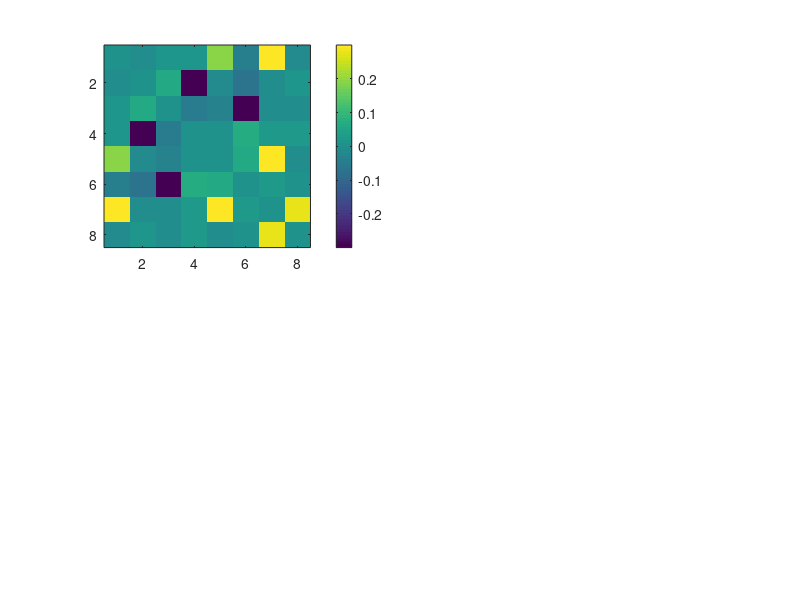

Source code (MATLAB): (Note: this script raises an error after producing the figure.)
%% This function generates the flouresence traces used as observations in the simulation study (Section 5.1).

% Outputs:
    % Y:                    the ensemble of flouresence observations (time_frames * neurons * trials)
    % alpha:                the state transition parameter (scalar)
    % mu_x:                 true mean of the latent process (1 * neurons)
    % Sigma_w:              the noise covariance of the observations (neurons * neurons)
    % true_covariance:      ground truth noise covariance of the latent noise process (neurons * neurons)
    % oracle_covariance:    the oracle estimate of the latent noise process (neurons * neurons)
    % avg_spiking_rate:     average spiking rate of the neurons under consideration (neurons * 1)
    % A:                    the scale matrix of the observations (neurons * neurons)
    % s:                    stimulus (lags * time_frames)
    % D:                    the true weight matrix of the stimulus (neurons * lags)
    % spikes:               ground truth spikes (time_frames * neurons * trials)
    
function [Y, alpha, mu_x, Sigma_w, true_covariance, avg_spiking_rate, A, s, D, spikes] = generate_signals()
%% Initilizing parameters 

K = 5000; % total number of time frames
N = 8; % number of neurons considered for the analysis
L = 20; % number of trials per neuron
alpha = 0.98; % state transition parameter
mu_x = -4.5 * ones(1,N); % mean of the latent process, set to a negative value to generate spikes at a low spiking rate
psi_x = 650*[6,0,0,0,4,0,4,0;0,6,0,-4,0,0,0,0;0,0,6,0,0,-4,0,0;0,-4,0,6,0,0,0,0;4,0,0,0,6,0,4,0;0,0,-4,0,0,6,0,0;4,0,0,0,4,0,6,3;0,0,0,0,0,0,3,6]; % true inverse Wishart scale matrix
m_x = N + 2000; % true inverse Wishart normalizing factor
A = 0.1*eye(N); % scale matrix of the observations
Sigma_w = 2*10^(-4) *eye(N); % Observation noise covariance

% We generate the true noise covariance matrix from an inverse Wishart distribution
true_covariance = iwishrnd(psi_x, m_x);

% the true weight vector
M = 2; % number of time lags of the stimulus, taken into consideration
D = zeros(N,M); % the true weight vector
D(:,1) =  [0.5, -0.3, -0.3, -0.3, 0.3, -0.3, -0.3, -0.3]'; 
D(:,2) = [0.2, 0.3,  0.3, -0.2, -0.3, -0.3, -0.3, 0.3]';

%% Generating the combined process that govern spiking activity

% We generate the stimulus by a 6th order AR process
f = 10; % tuned frequency
fs = 100; % sampling frequency
sigma_input = 3 * 10^-5; % input noise variance
input = randn(size( 0:1:2*K));  % input noise
input = input - mean(input);
b = conv(conv(conv([1 -0.99*exp(1j*2*(pi)*f/fs)],[1 -0.99*exp(-1j*2*(pi)*f/fs)]),conv([1 -0.99*exp(1j*2*(pi)*f/fs)],[1 -0.99*exp(-1j*2*(pi)*f/fs)])),conv([1 -0.99*exp(1j*2*(pi)*f/fs)],[1 -0.99*exp(-1j*2*(pi)*f/fs)])); % setting poles of the AR process
s_temp = filter(1,b,sigma_input*input);

s_initial = s_temp(end-K+1-M:end) - 1; % this is the external stimulus that govern spiking activity
s = zeros(M, K);
for k = 1:K
    s(:,k) = flip(s_initial(k:k+M-1));
end

%% Generating spikes according to the logistic model

spikes = zeros(K,N,L); % Spike train generation
for l = 1:L
    X_latent = mvnrnd(mu_x,true_covariance,K); % the latent Gaussian noise process
    X_combined = X_latent +  s'*D'; % the overall combined governing process (latent process + contribution from stimulus)
    lambda = 1 ./ (1 + exp(-1*X_combined)); % CIF (Conditional Intensity Function)
    spikes(:,:,l) = rand(size(X_combined)) < lambda;
end

% Average spiking rate of each neuron
avg_spiking_rate = zeros(N,1);
for i = 1:N
avg_spiking_rate(i) = length(find(spikes(:,i,:) > 0)) / (K*L);
end

%% Generating the flouresence observations

% Generating the calcium concentrations
Z = zeros(size(spikes));
Z(1, :, :) = spikes(1, :, :);
for k = 2:K
    Z(k, :, :) = alpha * Z(k-1, :, :) +  spikes(k, :, :);
end

% Generating the noisy flouresence observations (Y)
Y = Z;
for l = 1:L
    for k = 1:K
        Z(k,:,l) = A * squeeze(squeeze(Z(k,:,l)))';
    end
    noise_process_w = mvnrnd(zeros(1,N),Sigma_w,K);
    Y(:,:,l) = Z(:,:,l) + noise_process_w;
end

%% Ground truth correlations

%Noise correlations
noise_correlations_ground_truth = diag(1./sqrt(diag(true_covariance)))*true_covariance*diag(1./sqrt(diag(true_covariance)));

%Signal correlations
signal_covariance_ground_truth = D * cov(s') * D';
signal_correlation_ground_truth =  diag(1./sqrt(diag(signal_covariance_ground_truth)))*signal_covariance_ground_truth*diag(1./sqrt(diag(signal_covariance_ground_truth)));

%% Plotting the ground truth
figure(2);

% Noise correlations
subplot(2,2,1);
temp = noise_correlations_ground_truth;
for j = 1:N
    temp(j,j)=0;
end
final_noise_ground_truth = temp / norm(temp,2);
imagesc(1:N, 1:N, final_noise_ground_truth, [-0.3, 0.3]);
colorbar;
colormap(redblue);
title('Ground truth noise correlation', 'Interpreter', 'latex');
% Signal correlations
subplot(2,2,3);
temp = signal_correlation_ground_truth;
for j = 1:N
    temp(j,j)=0;
end
final_signal_ground_truth = temp / norm(temp,2);
imagesc(1:N, 1:N, final_signal_ground_truth, [-0.3, 0.3]);
colorbar;
colormap(redblue);
title('Ground truth signal correlation', 'Interpreter', 'latex');